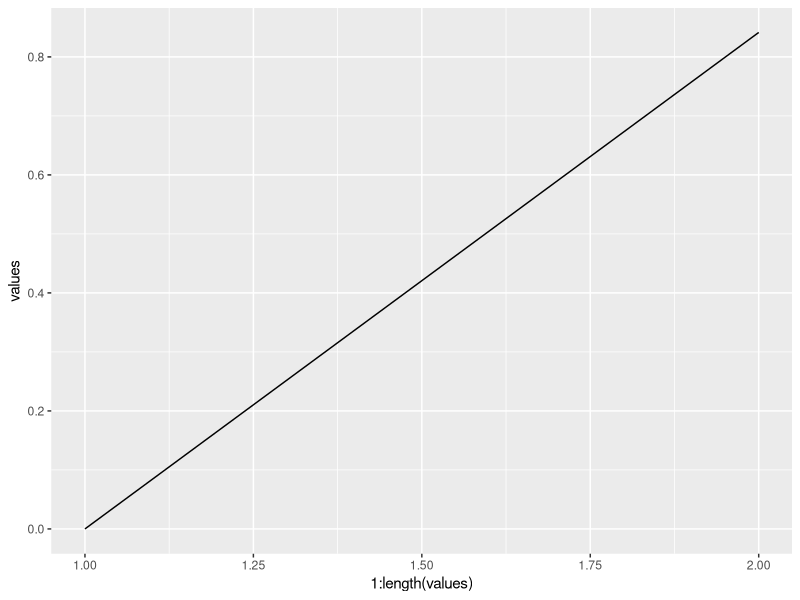

Recreate this plot in R.
#' wave_gen_simulator.R
#' Simulates simple waveform.
#' 
#' @author Nathan Campos <nathanpc@dreamintech.net>

library("ggplot2")

values <- c()
#for (step in 1:256) {
#  values <- c(values, sin(2*pi*1000/256*step))
#}
values <- sin(0:1)

qplot(1:length(values), values, geom = "line")